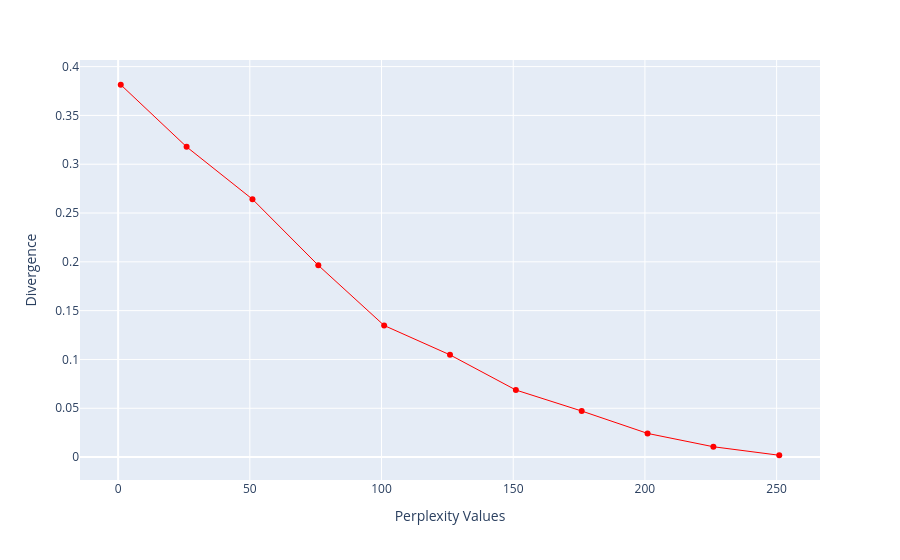

Notebook cell for this chart:
### Code cell
perplexity_analysis(df_scaled,1,260,25)

### Figure 1 — Plotly figure (JSON) as saved in the notebook; plotly's stock layout.template omitted (floating-point values rounded to 4 significant figures)
{"data": [{"hovertemplate": "x=%{x}<br>y=%{y}<extra></extra>", "legendgroup": "", "line": {"color": "red", "dash": "solid", "width": 1}, "marker": {"symbol": "circle"}, "mode": "markers+lines", "name": "", "orientation": "v", "showlegend": false, "type": "scatter", "x": [1, 26, 51, 76, 101, 126, 151, 176, 201, 226, 251], "xaxis": "x", "y": [0.3814, 0.3178, 0.2642, 0.1964, 0.1348, 0.1047, 0.06872, 0.04719, 0.02424, 0.01058, 0.001876], "yaxis": "y"}], "layout": {"legend": {"tracegroupgap": 0}, "margin": {"t": 60}, "xaxis": {"anchor": "y", "domain": [0, 1], "title": {"text": "Perplexity Values"}}, "yaxis": {"anchor": "x", "domain": [0, 1], "title": {"text": "Divergence"}}}}
